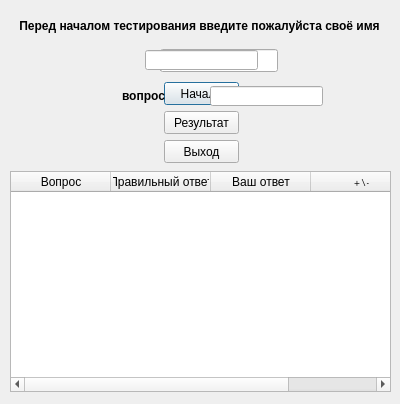
<?xml version="1.0" encoding="UTF-8"?>
<ui version="4.0">
 <class>TestUI</class>
 <widget class="QDialog" name="TestUI">
  <property name="geometry">
   <rect>
    <x>0</x>
    <y>0</y>
    <width>400</width>
    <height>404</height>
   </rect>
  </property>
  <property name="windowTitle">
   <string>Тестирование</string>
  </property>
  <property name="windowIcon">
   <iconset resource="ui_icon.qrc">
    <normaloff>:/calculator.png</normaloff>
    <normalon>:/calculator.png</normalon>
    <activeon>:/calculator.png</activeon>:/calculator.png</iconset>
  </property>
  <widget class="QPushButton" name="pushButton">
   <property name="geometry">
    <rect>
     <x>164</x>
     <y>82</y>
     <width>75</width>
     <height>23</height>
    </rect>
   </property>
   <property name="text">
    <string>Начало</string>
   </property>
  </widget>
  <widget class="QPushButton" name="pushButton_2">
   <property name="geometry">
    <rect>
     <x>164</x>
     <y>111</y>
     <width>75</width>
     <height>23</height>
    </rect>
   </property>
   <property name="text">
    <string>Результат</string>
   </property>
  </widget>
  <widget class="QLabel" name="label">
   <property name="geometry">
    <rect>
     <x>19</x>
     <y>16</y>
     <width>361</width>
     <height>20</height>
    </rect>
   </property>
   <property name="font">
    <font>
     <weight>75</weight>
     <bold>true</bold>
    </font>
   </property>
   <property name="text">
    <string>Перед началом тестирования введите пожалуйста своё имя</string>
   </property>
   <property name="alignment">
    <set>Qt::AlignCenter</set>
   </property>
  </widget>
  <widget class="QProgressBar" name="progressBar">
   <property name="enabled">
    <bool>true</bool>
   </property>
   <property name="geometry">
    <rect>
     <x>160</x>
     <y>49</y>
     <width>118</width>
     <height>23</height>
    </rect>
   </property>
   <property name="maximum">
    <number>100</number>
   </property>
   <property name="value">
    <number>0</number>
   </property>
   <property name="textVisible">
    <bool>true</bool>
   </property>
  </widget>
  <widget class="QLineEdit" name="lineEdit">
   <property name="geometry">
    <rect>
     <x>210</x>
     <y>86</y>
     <width>113</width>
     <height>20</height>
    </rect>
   </property>
  </widget>
  <widget class="QLabel" name="label_2">
   <property name="geometry">
    <rect>
     <x>103</x>
     <y>86</y>
     <width>81</width>
     <height>20</height>
    </rect>
   </property>
   <property name="font">
    <font>
     <weight>75</weight>
     <bold>true</bold>
    </font>
   </property>
   <property name="text">
    <string>вопрос</string>
   </property>
   <property name="alignment">
    <set>Qt::AlignCenter</set>
   </property>
  </widget>
  <widget class="QLineEdit" name="lineEdit_2">
   <property name="geometry">
    <rect>
     <x>145</x>
     <y>50</y>
     <width>113</width>
     <height>20</height>
    </rect>
   </property>
   <property name="text">
    <string/>
   </property>
   <property name="alignment">
    <set>Qt::AlignCenter</set>
   </property>
  </widget>
  <widget class="QTableWidget" name="tableWidget">
   <property name="geometry">
    <rect>
     <x>10</x>
     <y>171</y>
     <width>381</width>
     <height>221</height>
    </rect>
   </property>
   <column>
    <property name="text">
     <string>Вопрос</string>
    </property>
   </column>
   <column>
    <property name="text">
     <string>Правильный ответ</string>
    </property>
   </column>
   <column>
    <property name="text">
     <string>Ваш ответ</string>
    </property>
   </column>
   <column>
    <property name="text">
     <string notr="true">+\-</string>
    </property>
    <property name="font">
     <font>
      <family>Comic Sans MS</family>
      <weight>75</weight>
      <bold>true</bold>
     </font>
    </property>
   </column>
  </widget>
  <widget class="QPushButton" name="pushButton_3">
   <property name="geometry">
    <rect>
     <x>164</x>
     <y>140</y>
     <width>75</width>
     <height>23</height>
    </rect>
   </property>
   <property name="text">
    <string>Выход</string>
   </property>
  </widget>
 </widget>
 <layoutdefault spacing="6" margin="11"/>
 <resources>
  <include location="ui_icon.qrc"/>
 </resources>
 <connections/>
</ui>
